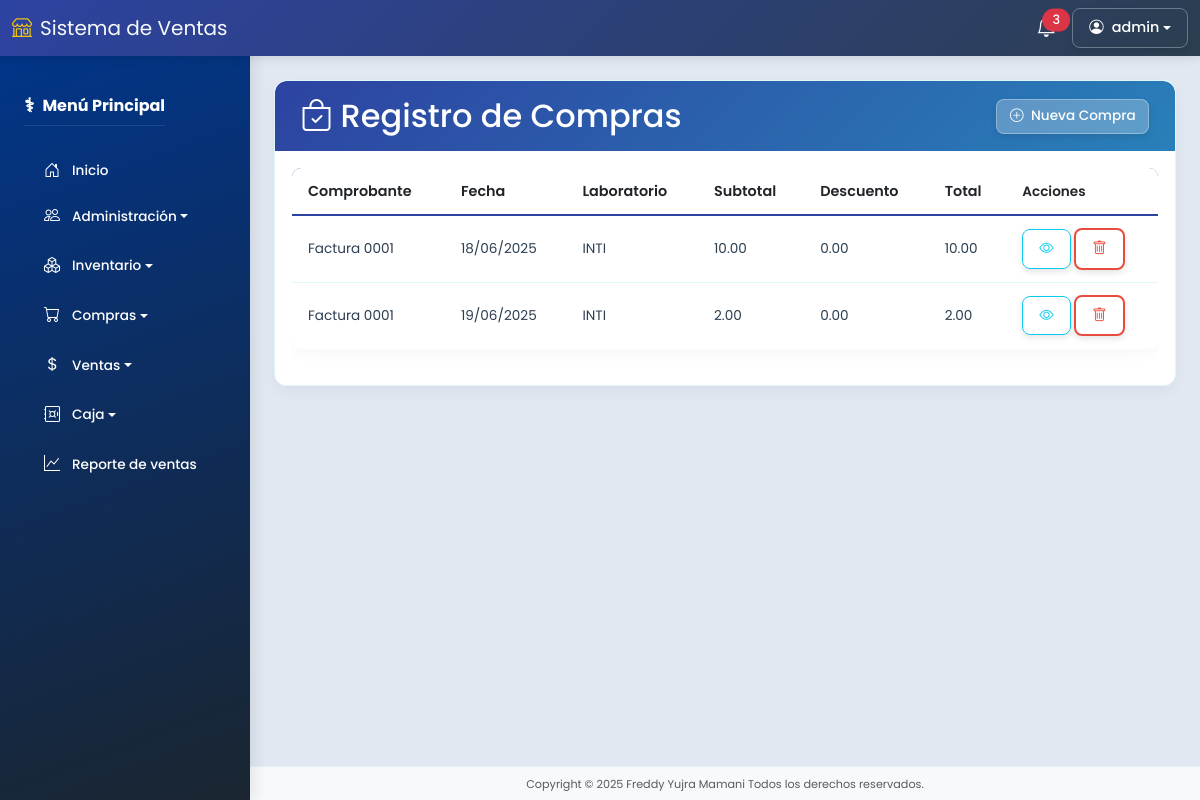
The page /compras/ (signed in) on the database its author committed.
### models/usuario_model.py (models this page shows, shortened)
class Usuario(db.Model):
    __tablename__ = "usuarios"
    id = db.Column(db.Integer, primary_key=True)
    imagen = db.Column(db.String(255), nullable=True)
    nombres = db.Column(db.String(255), nullable=False)
    apellidos = db.Column(db.String(150), nullable=False)
    carnet = db.Column(db.String(15), nullable=False)
    nacimiento = db.Column(db.Date, nullable=False)
    telefono = db.Column(db.String(15), nullable=False)
    email = db.Column(db.String(255), nullable=False, unique=True)
    usuario = db.Column(db.String(150), nullable=False, unique=True)
    password = db.Column(db.String(255), nullable=False)
    remember_token = db.Column(db.String(100), nullable=True)
    created_at = db.Column(db.DateTime, default=datetime.utcnow)
    updated_at = db.Column(db.DateTime, default=datetime.utcnow, onupdate=datetime.utcnow)
    deleted_at = db.Column(db.DateTime, nullable=True)
    rol_id = db.Column(db.Integer, db.ForeignKey('roles.id'))
    rol = db.relationship('Rol', backref='usuarios')
    @property
    def is_authenticated(self):
        return True
    def is_admin(self):
        return self.rol and self.rol.name == 'Administrador'

### models/compra_model.py (models this page shows, shortened)
class Compra(db.Model):
    __tablename__ = "compras"
    id = db.Column(db.Integer, primary_key=True)
    laboratorio_id = db.Column(db.Integer, db.ForeignKey('laboratorios.id'))
    fecha = db.Column(db.DateTime, default=datetime.utcnow)
    comprobante_tipo = db.Column(db.String(60))
    comprobante_numero = db.Column(db.String(40))
    subtotal = db.Column(db.Numeric(10,2), default=0.0)
    descuento = db.Column(db.Numeric(10,2), default=0.0)
    total = db.Column(db.Numeric(10,2), default=0.0)
    usuario_id = db.Column(db.Integer, db.ForeignKey('usuarios.id'))
    created_at = db.Column(db.DateTime, default=datetime.utcnow)
    updated_at = db.Column(db.DateTime, default=datetime.utcnow, onupdate=datetime.utcnow)
    deleted_at = db.Column(db.DateTime)
    laboratorio = db.relationship('Laboratorio', backref='compras')
    usuario = db.relationship('Usuario', backref='compras')
    detalles = db.relationship('CompraDetalle', backref='compra', cascade='all, delete-orphan')

### models/laboratorio_model.py (models this page shows, shortened)
class Laboratorio(db.Model):
    __tablename__ = "laboratorios"
    id = db.Column(db.Integer, primary_key=True)
    nombre_lab = db.Column(db.String(150), nullable=False)
    direccion = db.Column(db.String(200))
    responsable = db.Column(db.String(200))
    telefono = db.Column(db.String(20))
    created_at = db.Column(db.DateTime, default=datetime.utcnow)
    updated_at = db.Column(db.DateTime, default=datetime.utcnow, onupdate=datetime.utcnow)
    deleted_at = db.Column(db.DateTime)

### controllers/compra_controller.py (the view)
@compra_bp.route('/')
@permission_required('ver_compras')
def index():
    compras = Compra.query.filter_by(deleted_at=None).all()
    return compra_view.compra_index(compras)

### run.py (called while the page is built)
@login_manager.user_loader
def load_user(user_id):
    return Usuario.query.get(int(user_id))

@app.context_processor
def inject_active_path():
    def is_active(path):
        return 'active' if request.path.startswith(path) else ''
    return dict(is_active=is_active)

### views/compra_view.py (called while the page is built)
def compra_index(compras):
    return render_template('compras/index.html', compras=compras)

### templates/compras/index.html (shortened to what this page needs)
{% extends 'base.html' %}
{% block content %}
<div class="card">
  <div class="card-header-unified d-flex justify-content-between align-items-center">
    <h2 class="mb-0"><i class="bi bi-bag-check me-2"></i>Registro de Compras</h2>
    <a class="btn btn-light" href="{{ url_for('compra.create') }}">
      <i class="bi bi-plus-circle me-1"></i> Nueva Compra
    </a>
  </div>
  <div class="card-body">
    <div class="table-responsive">
      <table class="table table-unified">
        <thead>
          <tr>
            <th>Comprobante</th>
            <th>Fecha</th>
            <th>Laboratorio</th>
            <th>Subtotal</th>
            <th>Descuento</th>
            <th>Total</th>
            <th class="actions-cell">Acciones</th>
          </tr>
        </thead>
        <tbody>
          {% for compra in compras %}
          <tr class="medical-transition">
            <td>{{ compra.comprobante_tipo }} {{ compra.comprobante_numero }}</td>
            <td>{{ compra.fecha.strftime('%d/%m/%Y') }}</td>
            <td>{{ compra.laboratorio.nombre_lab }}</td>
            <td>{{ compra.subtotal }}</td>
            <td>{{ compra.descuento }}</td>
            <td>{{ compra.total }}</td>
            <td class="actions-cell">
              <a href="{{ url_for('compra.show', id=compra.id) }}" class="btn btn-sm btn-outline-info">
                <i class="bi bi-eye"></i>
              </a>
              <a href="{{ url_for('compra.delete', id=compra.id) }}" class="btn btn-sm btn-outline-danger"
                 onclick="return confirm('¿Anular esta compra?')">
                <i class="bi bi-trash"></i>
              </a>
            </td>
          </tr>
          {% else %}
          <tr>
            <td colspan="7" class="text-center">No hay compras registradas</td>
          </tr>
          {% endfor %}
        </tbody>
      </table>
    </div>
  </div>
</div>
{% endblock %}

### templates/base.html (shortened to what this page needs)
<!DOCTYPE html>
<html lang="es" class="h-100">
<head>
  <link href="https://cdn.jsdelivr.net/npm/bootstrap@5.3.0/dist/css/bootstrap.min.css" rel="stylesheet" />
  <link rel="stylesheet" href="https://cdn.jsdelivr.net/npm/bootstrap-icons@1.10.0/font/bootstrap-icons.css" />
  <link rel="stylesheet" href="{{ url_for('static', filename='css/style.css') }}" />
</head>
<body class="d-flex flex-column">
  <nav class="navbar navbar-expand-lg fixed-top navbar-top">
    <div class="container-fluid">
      <a class="navbar-brand" href="{{ url_for('dashboard.index') }}">
        <i class="bi bi-shop me-2"></i>Sistema de Ventas
      </a>
      <div class="d-flex align-items-center ms-auto">
        <div class="dropdown me-3">
          <a href="#" class="position-relative text-white" data-bs-toggle="dropdown">
            <span class="position-absolute top-0 start-100 translate-middle badge rounded-pill bg-danger">
              3
            </span>
          </a>
        </div>
        <div class="dropdown">
          <button class="btn btn-custom-light dropdown-toggle d-flex align-items-center" type="button"
            data-bs-toggle="dropdown">
            <i class="bi bi-person-circle me-2"></i>
            <span>{{ current_user.usuario if current_user.is_authenticated else 'Invitado' }}</span>
          </button>
        </div>
      </div>
    </div>
  </nav>
  <div class="d-flex main-container overflow-hidden">
    <nav class="sidebar bg-dark text-white position-fixed" id="mainSidebar">
      <div class="p-4">
        <div class="d-flex justify-content-between align-items-center mb-4">
          <h5 class="fw-bold mb-0">Menú Principal</h5>
        </div>
        <a href="{{ url_for('dashboard.index') }}" class="sidebar-item text-white">
          <i class="bi bi-house-door me-2"></i> Inicio
        </a>
        <div class="mb-2">
          <button class="sidebar-item dropdown-toggle w-100 text-start text-white bg-transparent border-0" type="button"
            data-bs-toggle="collapse" data-bs-target="#adminSubmenu" aria-expanded="false">
            <i class="bi bi-people me-2"></i> Administración
          </button>
        </div>
        <div class="mb-2">
          <button class="sidebar-item dropdown-toggle w-100 text-start text-white bg-transparent border-0" type="button"
            data-bs-toggle="collapse" data-bs-target="#inventarioSubmenu" aria-expanded="false">
            <i class="bi bi-boxes me-2"></i> Inventario
          </button>
        </div>
        <div class="mb-2">
          <button class="sidebar-item dropdown-toggle w-100 text-start text-white bg-transparent border-0" type="button"
            data-bs-toggle="collapse" data-bs-target="#comprasSubmenu" aria-expanded="false">
            <i class="bi bi-cart me-2"></i> Compras
          </button>
        </div>
        <div class="mb-2">
          <button class="sidebar-item dropdown-toggle w-100 text-start text-white bg-transparent border-0" type="button"
            data-bs-toggle="collapse" data-bs-target="#ventasSubmenu" aria-expanded="false">
            <i class="bi bi-currency-dollar me-2"></i> Ventas
          </button>
        </div>
        <div class="mb-2">
          <button class="sidebar-item dropdown-toggle w-100 text-start text-white bg-transparent border-0" type="button"
            data-bs-toggle="collapse" data-bs-target="#cajaSubmenu" aria-expanded="false">
            <i class="bi bi-safe me-2"></i> Caja
          </button>
        </div>
        <a href="{{ url_for('reporte.reporte_ventas') }}" class="sidebar-item text-white">
          <i class="bi bi-graph-up me-2"></i> Reporte de ventas
        </a>
      </div>
    </nav>
    <div class="flex-grow-1 d-flex flex-column overflow-hidden">
      <main class="main-content flex-grow-1 p-4 overflow-auto">
        {% block content %}{% endblock %}
      </main>
      <footer class="footer bg-light text-center py-2">
        <small class="text-muted">Copyright © 2025 Freddy Yujra Mamani Todos los derechos reservados.</small>
      </footer>
    </div>
  </div>
</body>
</html>

### static/css/style.css (style rules this page uses)
:root { --primary-color: #2D43A1; --secondary-color: #2ecc71; --accent-color: #f1c40f; --light-color: #f8f9fa; --dark-color: #2c3e50; --light-blue: #e1f5fe; --light-green: #e8f5e9; --sidebar-bg: #00368E; --sidebar-hover: #003FA5; --navbar-gradient-start: #2980b9; --navbar-gradient-end: #2c3e50; --table-border: #e0f7fa; --table-row-even: #f8f9fa; --table-row-hover: #e3f2fd; }
body { font-family: 'Poppins', sans-serif; background-color: var(--light-color); color: #333; margin: 0; padding: 0; height: 100%; font-size: 0.9rem; line-height: 1.4; }
.main-container { height: calc(100vh - 56px); margin-top: 56px; }
.navbar-top { z-index: 1050; background-color: #2946b8; }
.navbar-top { background: linear-gradient(135deg, var(--primary-color), var(--dark-color)) !important; box-shadow: 0 2px 10px rgba(0, 0, 0, 0.1); }
.navbar-brand, .navbar-top .text-white, .navbar-top .btn-outline-light { color: var(--light-color) !important; }
.navbar-brand i { color: var(--accent-color) !important; }
.btn-custom-light { background-color: transparent; color: white; border: 1px solid rgba(255, 255, 255, 0.3); padding: 0.375rem 0.75rem; border-radius: 0.25rem; transition: all 0.3s ease; font-weight: 500; }
.sidebar { width: 250px; min-height: 100vh; position: fixed; top: 0; left: 0; background: linear-gradient(160deg, var(--sidebar-bg), #1a2530); z-index: 1030; padding-top: 70px; transition: left 0.3s ease; box-shadow: 3px 0 15px rgba(0, 0, 0, 0.1); }
.sidebar h5 { color: #fff; border-bottom: 1px solid rgba(255, 255, 255, 0.1); padding-bottom: 8px; margin-bottom: 10px; display: flex; align-items: center; font-size: 1rem; }
.sidebar h5:before { content: "⚕"; margin-right: 8px; font-size: 1.2rem; }
.sidebar-item, .sidebar-subitem { display: flex; align-items: center; padding: 0.6rem 1rem; color: #e0f7fa; font-weight: 500; text-decoration: none; transition: all 0.3s ease; border-radius: 6px; margin: 4px 0; font-size: 0.85rem; }
.sidebar-item i, .sidebar-subitem i { width: 24px; text-align: center; margin-right: 10px; font-size: 1rem; }
.main-content { margin-left: 250px; padding-top: 130px; padding-left: 1.6rem; padding-right: 1.6rem; min-height: calc(100vh - 90px); background-color: #E1E8F2; }
.footer { background-color: #f8f9fc; margin-left: 250px; text-align: center; padding: 0.5rem; font-size: 0.8rem; transition: margin-left 0.3s ease; border-top: 1px solid #e0f7fa; color: #7f8c8d; }
.table-unified { border-radius: 10px; overflow: hidden; background: #fff; box-shadow: 0 5px 15px rgba(0, 0, 0, 0.03); margin-bottom: 1.2rem; border: 1px solid var(--table-border); font-size: 0.85rem; }
.table-unified thead { background: linear-gradient(135deg, var(--primary-color), #2980b9); color: white; }
.table-unified th { font-weight: 600; padding: 0.8rem 1rem; vertical-align: middle; border-bottom: 2px solid var(--primary-color); font-size: 0.9rem; }
.table-unified td { padding: 0.75rem 1rem; vertical-align: middle; color: #2c3e50; border-top: 1px solid var(--table-border); border-bottom: 1px solid var(--table-border); }
.table-unified tr:nth-child(even) { background-color: var(--table-row-even); }
.table-unified .actions-cell { white-space: nowrap; font-size: 0.85rem; }
.card { border-radius: 12px; box-shadow: 0 6px 16px rgba(0, 0, 0, 0.04); border: none; margin-bottom: 1.2rem; overflow: hidden; background-color: white; border: 1px solid #e0f7fa; }
.card-header-unified { background: linear-gradient(135deg, var(--primary-color), #2980b9); color: white; border-radius: 12px 12px 0 0 !important; padding: 1rem 1.6rem; }
.card-header-unified .btn-light { background-color: rgba(255, 255, 255, 0.25); border: 1px solid rgba(255, 255, 255, 0.3); color: white; border-radius: 8px; padding: 0.4rem 0.8rem; font-weight: 500; font-size: 0.85rem; }
.btn-outline-danger { color: #e74c3c; border: 2px solid #e74c3c; background: transparent; font-size: 0.9rem; padding: 0.4rem 1rem; border-radius: 8px; font-weight: 600; transition: all 0.3s; }
.btn { transition: all 0.3s ease; box-shadow: 0 3px 6px rgba(0, 0, 0, 0.1); font-weight: 500; font-size: 0.9rem; padding: 0.5rem 1rem; border-radius: 8px; }
.medical-transition { transition: all 0.3s cubic-bezier(0.175, 0.885, 0.32, 1.275); }
.badge { padding: 5px 10px; border-radius: 20px; font-size: 0.8rem; font-weight: 500; }

### rows shown on the page
Usuario: usuario "admin"
Compra: comprobante_tipo "Factura", comprobante_numero "0001", fecha "18/06/2025", laboratorio.nombre_lab "INTI", subtotal "10.00", descuento "0.00", total "10.00"
Compra: comprobante_tipo "Factura", comprobante_numero "0001", fecha "19/06/2025", laboratorio.nombre_lab "INTI", subtotal "2.00", descuento "0.00", total "2.00"
